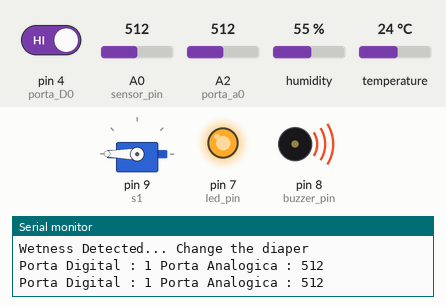
Bench run of a sketch on a simulated Arduino Uno, built with avr-gcc and run on an emulated ATmega328P. Parts: servo, output pins drawn as LEDs (lit = HIGH), buzzer (waves = sounding, pin HIGH), the last lines printed to the serial monitor. Dashed ring = blinking. Inputs (shaded band) come from the test bench; at power-on: pin 4 (porta_D0) HIGH, A0 (sensor_pin) = 512, A2 (porta_a0) = 512, humidity 55 %, temperature 24 °C.

Above: at 1.2 s.
1.3 s: pin 4 (porta_D0) driven LOW
At 2.4 s:
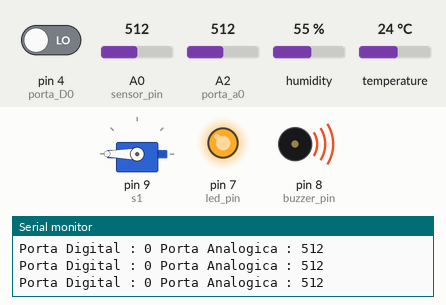
4.8 s: A0 (sensor_pin) set to 105
11.8 s: A0 (sensor_pin) set to 91
At 14.0 s:
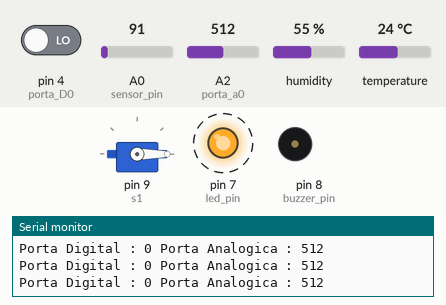
15.3 s: pin 4 (porta_D0) driven HIGH
At 16.8 s:
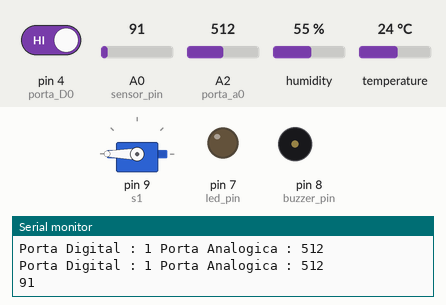
18.8 s: A0 (sensor_pin) set to 110
At 20.6 s:
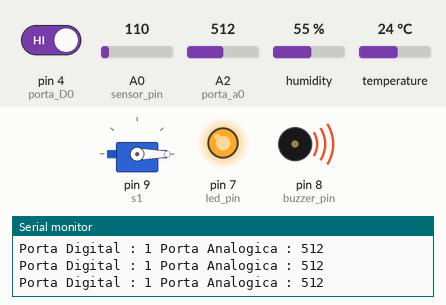
Timing chart, 0 to 22.1 s (numbered marks = the images above; inputs shaded):
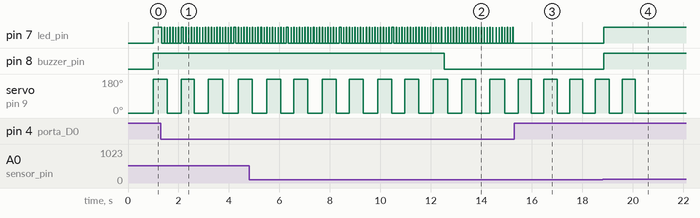

Measured:
- the behaviour switches between 100 and 99 on A0 (sensor_pin) (found by bisection; images 1 and 2)
- after the input at 1.3 s, pin 7 (led_pin): HIGH → LOW at once, then moves between LOW and HIGH, repeating every 0.96 s
- after the input at 11.8 s, pin 8 (buzzer_pin): HIGH → LOW after 0.73 s
- after the input at 15.3 s, pin 7 (led_pin): stops changing and stays LOW
- after the input at 18.8 s, pin 7 (led_pin), pin 8 (buzzer_pin): LOW → HIGH at once

The sketch:

vibration_sensor.ino
```cpp
#include <Servo.h>
#include "DHT.h"

// Servo configuration
Servo s1;

// Pin definitions
int sensor_pin = A0;
int led_pin = 7; // Pin for LED
int buzzer_pin = 8; // Pin for Buzzer

// DHT22 configuration
#define DHTPIN 2 // Digital pin connected to the DHT sensor
#define DHTTYPE DHT22 // Define the type of DHT sensor
DHT dht(DHTPIN, DHTTYPE);

// Timers
unsigned long previousMillisServo = 0;
unsigned long previousMillisSensor = 0;
unsigned long previousMillisBuzzer = 0;
unsigned long previousMillisCycle = 0;
unsigned long previousMillisDHT = 0; // Timer for DHT sensor readings

const unsigned long servoInterval = 500;   // Servo oscillation delay
const unsigned long sensorInterval = 1000; // Moisture check interval
const unsigned long buzzerInterval = 1000; // Buzzer and LED active duration
const unsigned long activeDuration = 20000; // Active phase duration
const unsigned long idleDuration = 10000;  // Idle phase duration
const unsigned long dhtInterval = 2000;    // DHT reading interval (every 2 seconds)

bool isActivePhase = true;
bool servoDirection = true; // To toggle servo direction
bool buzzerActive = false;

// Additional code pin definitions
int porta_a0 = A2;  // Analog pin for additional sensor
int porta_D0 = 4;   // Digital pin for additional sensor
int leitura_porta_analogica = 0;
int leitura_porta_digital = 0;
int pinoled = 7; // Reuse led_pin for consistency

void setup() {
  // Initialize serial communication
  Serial.begin(9600);

  // Attach the servo to pin 9
  s1.attach(9);

  // Set pin modes
  pinMode(sensor_pin, INPUT);
  pinMode(led_pin, OUTPUT);
  pinMode(buzzer_pin, OUTPUT);

  // Set pin modes for additional sensor
  pinMode(porta_a0, INPUT);
  pinMode(porta_D0, INPUT);
  pinMode(pinoled, OUTPUT);

  // Initialize DHT sensor
  dht.begin();

  s1.write(0); // Initialize servo to 0 degrees
}

void loop() {
  unsigned long currentMillis = millis();

  // Switch between active and idle phases
  if (isActivePhase && currentMillis - previousMillisCycle >= activeDuration) {
    isActivePhase = false;
    previousMillisCycle = currentMillis;
    s1.write(0); // Stop servo in idle phase
  } else if (!isActivePhase && currentMillis - previousMillisCycle >= idleDuration) {
    isActivePhase = true;
    previousMillisCycle = currentMillis;
  }

  // Handle servo motor during active phase
  if (isActivePhase && currentMillis - previousMillisServo >= servoInterval) {
    previousMillisServo = currentMillis;
    if (servoDirection) {
      s1.write(0); // Move to 0 degrees
    } else {
      s1.write(180); // Move to 180 degrees
    }
    servoDirection = !servoDirection; // Toggle direction
  }

  // Continuous moisture detection
  if (currentMillis - previousMillisSensor >= sensorInterval) {
    previousMillisSensor = currentMillis;

    int sensor_data = analogRead(sensor_pin);
    Serial.println(sensor_data);

    if (sensor_data >= 100 && sensor_data <= 1000) {
      Serial.println("Wetness Detected... Change the diaper");
      buzzerActive = true;
      previousMillisBuzzer = currentMillis; // Start buzzer timer
    }
  }

  // Handle buzzer and LED when wetness is detected
  if (buzzerActive) {
    if (currentMillis - previousMillisBuzzer <= buzzerInterval) {
      digitalWrite(led_pin, HIGH);
      digitalWrite(buzzer_pin, HIGH);
    } else {
      digitalWrite(led_pin, LOW);
      digitalWrite(buzzer_pin, LOW);
      buzzerActive = false; // Stop the buzzer after duration
    }
  }

  // Read temperature and humidity from the DHT22 sensor
  if (currentMillis - previousMillisDHT >= dhtInterval) {
    previousMillisDHT = currentMillis;

    float humidity = dht.readHumidity();
    float temperatureC = dht.readTemperature();
    float temperatureF = dht.readTemperature(true);

    // Check if any reads failed
    if (isnan(humidity) || isnan(temperatureC) || isnan(temperatureF)) {
      Serial.println(F("Failed to read from DHT sensor!"));
    } else {
      // Print DHT sensor readings
      Serial.print(F("Humidity: "));
      Serial.print(humidity);
      Serial.print(F("%  Temperature: "));
      Serial.print(temperatureC);
      Serial.print(F("\u00B0C "));
      Serial.print(temperatureF);
      Serial.println(F("\u00B0F"));
    }
  }

  // Additional sensor operations
  leitura_porta_analogica = analogRead(porta_a0);
  leitura_porta_digital = digitalRead(porta_D0);

  // Print values from additional sensor
  Serial.print("Porta Digital : ");
  Serial.print(leitura_porta_digital);
  Serial.print(" Porta Analogica : ");
  Serial.println(leitura_porta_analogica);

  // Test if additional sensor was triggered and toggle LED
  if (leitura_porta_digital != 1) {
    digitalWrite(pinoled, HIGH);
    delay(10);
    digitalWrite(pinoled, LOW);
  }

  delay(100);
}
```
